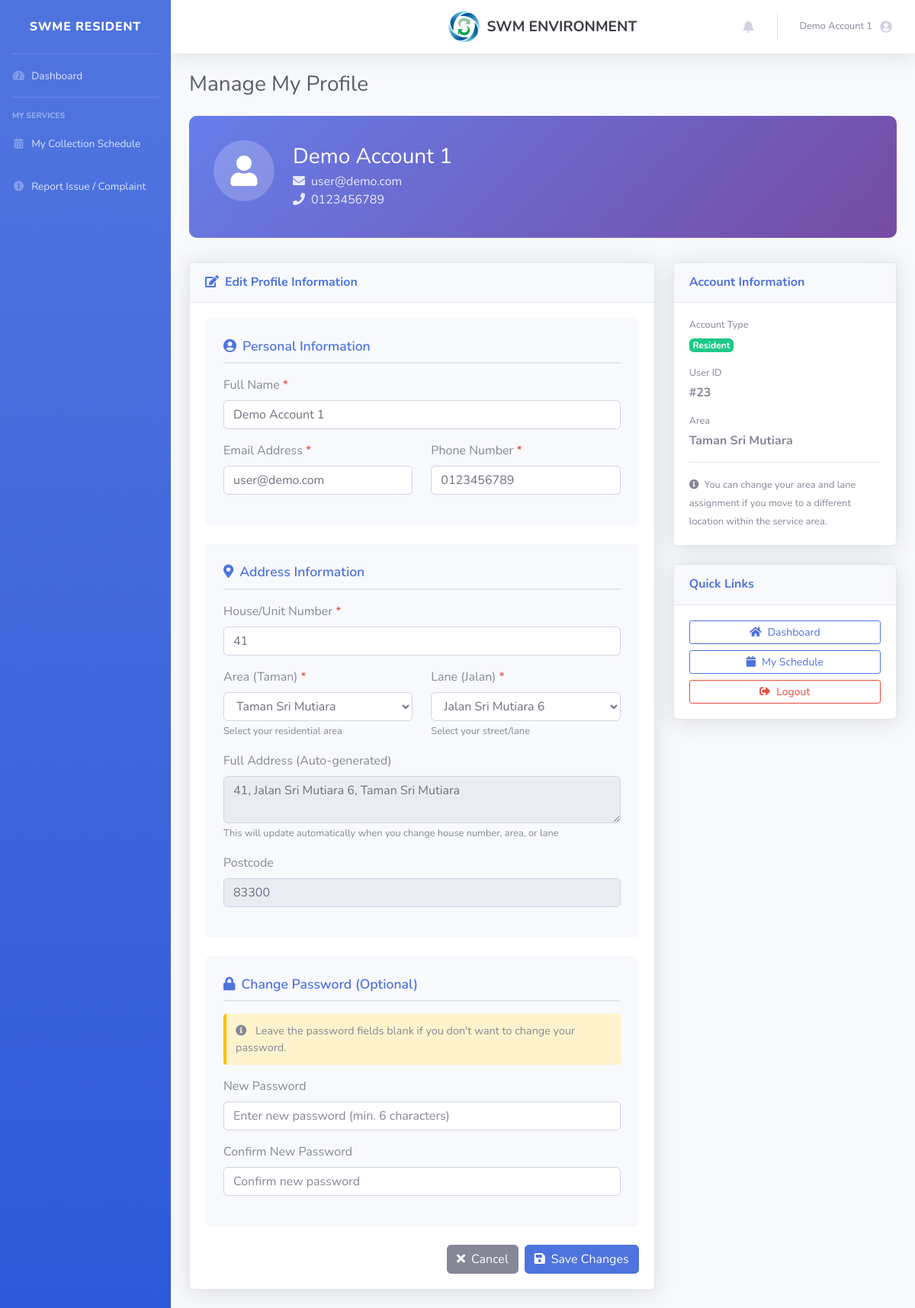
The app's page /resident_profile.php (signed in) with its own data.
### tables this page shows
CREATE TABLE `user` (
  `user_id` int(11) NOT NULL,
  `name` varchar(100) NOT NULL,
  `phone` varchar(20) DEFAULT NULL,
  `house_unit_number` varchar(20) DEFAULT NULL,
  `lane_id` int(11) DEFAULT NULL,
  `area_id` int(11) DEFAULT NULL,
  `address_line1` varchar(255) DEFAULT NULL,
  `address_line2` varchar(255) DEFAULT NULL,
  `postcode` varchar(10) DEFAULT NULL,
  `email` varchar(100) DEFAULT NULL,
  `work_id` varchar(50) DEFAULT NULL,
  `password` varchar(255) NOT NULL,
  `role` enum('resident','staff','admin') NOT NULL,
  `created_at` datetime DEFAULT current_timestamp()
);

CREATE TABLE `collection_area` (
  `area_id` int(11) NOT NULL,
  `taman_name` varchar(100) NOT NULL,
  `postcode` varchar(10) NOT NULL
);

### public/resident_profile.php (the view, shortened to what this page needs)
<?php
require_once '../includes/db.php';
$user_id = $_SESSION['user_id'];
$query = "SELECT u.user_id, u.name, u.email, u.phone, u.house_unit_number,
                 u.area_id, u.lane_id, u.address_line1, u.postcode,
                 ca.taman_name, cl.lane_name
          FROM user u
          LEFT JOIN collection_area ca ON u.area_id = ca.area_id
          LEFT JOIN collection_lane cl ON u.lane_id = cl.lane_id
          WHERE u.user_id = ? AND u.role = 'resident'";
$stmt = $conn->prepare($query);
$stmt->bind_param("i", $user_id);
$stmt->execute();
$result = $stmt->get_result();
$user = $result->fetch_assoc();
$residentQuery = "SELECT u.*, ca.taman_name
                  FROM user u
                  LEFT JOIN collection_area ca ON u.area_id = ca.area_id
                  WHERE u.user_id = ?";
$stmt2 = $conn->prepare($residentQuery);
$stmt2->bind_param('i', $user_id);
$stmt2->execute();
$resident = $stmt2->get_result()->fetch_assoc();
$areas_query = $conn->query("SELECT area_id, taman_name FROM collection_area ORDER BY taman_name");
?>
<!DOCTYPE html>
<html lang="en">
<head>
    <link href="vendor/fontawesome-free/css/all.min.css" rel="stylesheet" type="text/css">
    <link href="css/sb-admin-2.min.css" rel="stylesheet">
    <link href="css/swm-custom.css" rel="stylesheet">
</head>
<body id="page-top" class="resident-page">
    <div id="wrapper">
        <?php include '../includes/resident_sidebar.php'; ?>
        <div id="content-wrapper" class="d-flex flex-column">
            <div id="content">
                <nav class="navbar navbar-expand navbar-light bg-white topbar mb-4 static-top shadow">
                    <div class="topbar-logo-container">
                        <img src="../assets/swme logo.png" alt="SWM Logo">
                        <span class="logo-text">SWM ENVIRONMENT</span>
                    </div>
                    <ul class="navbar-nav ml-auto">
                        <li class="nav-item no-arrow">
                            <a class="nav-link" href="notification_view.php" title="Notifications">
                                <i class="fas fa-bell fa-fw"></i>
                            </a>
                        </li>
                        <li class="nav-item dropdown no-arrow">
                            <a class="nav-link dropdown-toggle" href="#" id="userDropdown" role="button"
                                data-toggle="dropdown" aria-haspopup="true" aria-expanded="false">
                                <span class="mr-2 d-none d-lg-inline text-gray-600 small"><?php echo htmlspecialchars($resident['name']); ?></span>
                                <i class="fas fa-user-circle fa-fw"></i>
                            </a>
                        </li>
                    </ul>
                </nav>
                <div class="container-fluid">
                    <div class="d-sm-flex align-items-center justify-content-between mb-4">
                        <h1 class="h3 mb-0 text-gray-800">Manage My Profile</h1>
                    </div>
    <div class="profile-header">
        <div class="row align-items-center">
            <div class="col-auto">
                <div class="profile-icon">
                    <i class="fas fa-user"></i>
                </div>
            </div>
            <div class="col">
                <h3 class="mb-1"><?= htmlspecialchars($user['name']) ?></h3>
                <p class="mb-0" style="opacity: 0.85;">
                    <i class="fas fa-envelope mr-2"></i><?= htmlspecialchars($user['email']) ?>
                </p>
                <p class="mb-0" style="opacity: 0.85;">
                    <i class="fas fa-phone mr-2"></i><?= htmlspecialchars($user['phone']) ?>
                </p>
            </div>
        </div>
    </div>
    <div class="row">
        <div class="col-lg-8">
            <div class="card shadow mb-4">
                <div class="card-header py-3">
                    <h6 class="m-0 font-weight-bold text-primary">
                        <i class="fas fa-edit mr-2"></i>Edit Profile Information
                    </h6>
                </div>
                <div class="card-body">
                    <form method="POST" action="" id="profileForm">
                        <div class="form-section">
                            <div class="section-title">
                                <i class="fas fa-user-circle mr-2"></i>Personal Information
                            </div>
                            <div class="mb-3">
                                <label class="form-label">Full Name <span class="text-danger">*</span></label>
                                <input type="text" name="name" class="form-control"
                                       value="<?= htmlspecialchars($user['name']) ?>" required>
                            </div>
                            <div class="row mb-3">
                                <div class="col-md-6">
                                    <label class="form-label">Email Address <span class="text-danger">*</span></label>
                                    <input type="email" name="email" class="form-control"
                                           value="<?= htmlspecialchars($user['email']) ?>" required>
                                </div>
                                <div class="col-md-6">
                                    <label class="form-label">Phone Number <span class="text-danger">*</span></label>
                                    <input type="tel" name="phone" class="form-control"
                                           value="<?= htmlspecialchars($user['phone']) ?>" required>
                                </div>
                            </div>
                        </div>
                        <div class="form-section">
                            <div class="section-title">
                                <i class="fas fa-map-marker-alt mr-2"></i>Address Information
                            </div>
                            <div class="mb-3">
                                <label class="form-label">House/Unit Number <span class="text-danger">*</span></label>
                                <input type="text" name="house_unit_number" class="form-control"
                                       value="<?= htmlspecialchars($user['house_unit_number']) ?>" required>
                            </div>
                            <div class="row mb-3">
                                <div class="col-md-6">
                                    <label class="form-label">Area (Taman) <span class="text-danger">*</span></label>
                                    <select name="area_id" id="area_id" class="form-control" required>
                                        <?php
                                        $areas_query->data_seek(0);
                                        while ($area = $areas_query->fetch_assoc()):
                                        ?>
                                            <option value="<?= $area['area_id'] ?>" <?= $area['area_id'] == $user['area_id'] ? 'selected' : '' ?>><?= htmlspecialchars($area['taman_name']) ?></option>
                                        <?php endwhile; ?>
                                    </select>
                                    <small class="text-muted">Select your residential area</small>
                                </div>
                                <div class="col-md-6">
                                    <label class="form-label">Lane (Jalan) <span class="text-danger">*</span></label>
                                    <select name="lane_id" id="lane_id" class="form-control" required>
                                        <option value="">-- Select Lane --</option>
                                    </select>
                                    <small class="text-muted">Select your street/lane</small>
                                </div>
                            </div>
                            <div class="mb-3">
                                <label class="form-label">Full Address (Auto-generated)</label>
                                <textarea id="full_address" class="form-control" rows="2" readonly><?= htmlspecialchars(trim($user['address_line1'])) ?></textarea>
                                <small class="text-muted">This will update automatically when you change house number, area, or lane</small>
                            </div>
                            <div class="mb-3">
                                <label class="form-label">Postcode</label>
                                <input type="text" class="form-control"
                                       value="<?= htmlspecialchars($user['postcode']) ?>" readonly>
                            </div>
                        </div>
                        <div class="form-section">
                            <div class="section-title">
                                <i class="fas fa-lock mr-2"></i>Change Password (Optional)
                            </div>
                            <div class="info-text mb-3">
                                <i class="fas fa-info-circle mr-2"></i>
                                Leave the password fields blank if you don't want to change your password.
                            </div>
                            <div class="mb-3">
                                <label class="form-label">New Password</label>
                                <input type="password" name="new_password" id="new_password"
                                       class="form-control" minlength="6"
                                       placeholder="Enter new password (min. 6 characters)">
                            </div>
                            <div class="mb-3">
                                <label class="form-label">Confirm New Password</label>
                                <input type="password" name="confirm_password" id="confirm_password"
                                       class="form-control" minlength="6"
                                       placeholder="Confirm new password">
                            </div>
                        </div>
                        <div class="d-flex justify-content-end">
                            <a href="resident_dashboard.php" class="btn btn-secondary mr-2">
                                <i class="fas fa-times mr-2"></i>Cancel
                            </a>
                            <button type="submit" name="update_profile" class="btn btn-primary">
                                <i class="fas fa-save mr-2"></i>Save Changes
                            </button>
                        </div>
                    </form>
                </div>
            </div>
        </div>
        <div class="col-lg-4">
            <div class="card shadow mb-4">
                <div class="card-header py-3">
                    <h6 class="m-0 font-weight-bold text-primary">Account Information</h6>
                </div>
                <div class="card-body">
                    <div class="mb-3">
                        <small class="text-muted d-block mb-1">Account Type</small>
                        <span class="badge badge-success">Resident</span>
                    </div>
                    <div class="mb-3">
                        <small class="text-muted d-block mb-1">User ID</small>
                        <strong>#<?= $user['user_id'] ?></strong>
                    </div>
                    <div class="mb-3">
                        <small class="text-muted d-block mb-1">Area</small>
                        <strong><?= htmlspecialchars($user['taman_name']) ?></strong>
                    </div>
                    <hr>
                    <small class="text-muted">
                        <i class="fas fa-info-circle mr-1"></i>
                        You can change your area and lane assignment if you move to a different location within the service area.
                    </small>
                </div>
            </div>
            <div class="card shadow mb-4">
                <div class="card-header py-3">
                    <h6 class="m-0 font-weight-bold text-primary">Quick Links</h6>
                </div>
                <div class="card-body">
                    <a href="resident_dashboard.php" class="btn btn-outline-primary btn-sm btn-block mb-2">
                        <i class="fas fa-home mr-2"></i>Dashboard
                    </a>
                    <a href="resident_schedule.php" class="btn btn-outline-primary btn-sm btn-block mb-2">
                        <i class="fas fa-calendar mr-2"></i>My Schedule
                    </a>
                    <a href="logout.php" class="btn btn-outline-danger btn-sm btn-block">
                        <i class="fas fa-sign-out-alt mr-2"></i>Logout
                    </a>
                </div>
            </div>
        </div>
    </div>
</div>
            </div>
            <?php include '../includes/template_footer.php'; ?>
</body>
</html>

### public/css/swm-custom.css (style rules this page uses)
:root { --swm-primary: #1e8449; --swm-primary-dark: #196f3d; --swm-primary-light: #27ae60; }
.btn-primary { background-color: var(--swm-primary) !important; border-color: var(--swm-primary) !important; }
.text-primary { color: var(--swm-primary) !important; }
.topbar-logo-container { position: absolute; left: 50%; transform: translateX(-50%); display: flex; align-items: center; pointer-events: none; }
.topbar-logo-container img { height: 40px; width: auto; margin-right: 10px; pointer-events: auto; }
.topbar-logo-container .logo-text { font-size: 1.2rem; font-weight: bold; color: #3a3b45; pointer-events: auto; }
@media (min-width: 768px) { .topbar .navbar-nav { position: relative; z-index: 2; } }
.topbar .navbar-nav.ml-auto { position: relative; z-index: 1050 !important; }
.card { transition: transform 0.2s ease-in-out; }
.resident-page .btn-primary { background-color: #4e73df !important; border-color: #4e73df !important; }
.resident-page .text-primary { color: #4e73df !important; }
.topbar { z-index: 100 !important; }

### public/resident_profile.php (style rules this page uses)
.profile-header { background: linear-gradient(135deg, #667eea 0%, #764ba2 100%); color: white; padding: 2rem; border-radius: 10px; margin-bottom: 2rem; }
.profile-icon { width: 80px; height: 80px; background: rgba(255,255,255,0.2); border-radius: 50%; display: flex; align-items: center; justify-content: center; font-size: 2.5rem; margin-bottom: 1rem; }
.form-section { background: #f8f9fc; padding: 1.5rem; border-radius: 8px; margin-bottom: 1.5rem; }
.section-title { font-size: 1.1rem; font-weight: 600; color: #4e73df; margin-bottom: 1rem; padding-bottom: 0.5rem; border-bottom: 2px solid #e3e6f0; }
.info-text { background: #fff3cd; border-left: 4px solid #ffc107; padding: 0.75rem; border-radius: 4px; font-size: 0.9rem; }

### records on screen
user: name "Demo Account 1", email "user@demo.com", phone "0123456789", house_unit_number "41", area_id "Taman Sri Mutiara", address_line1 "41, Jalan Sri Mutiara 6, Taman Sri Mutiara", postcode "83300", user_id "23", area.taman_name "Taman Sri Mutiara"
